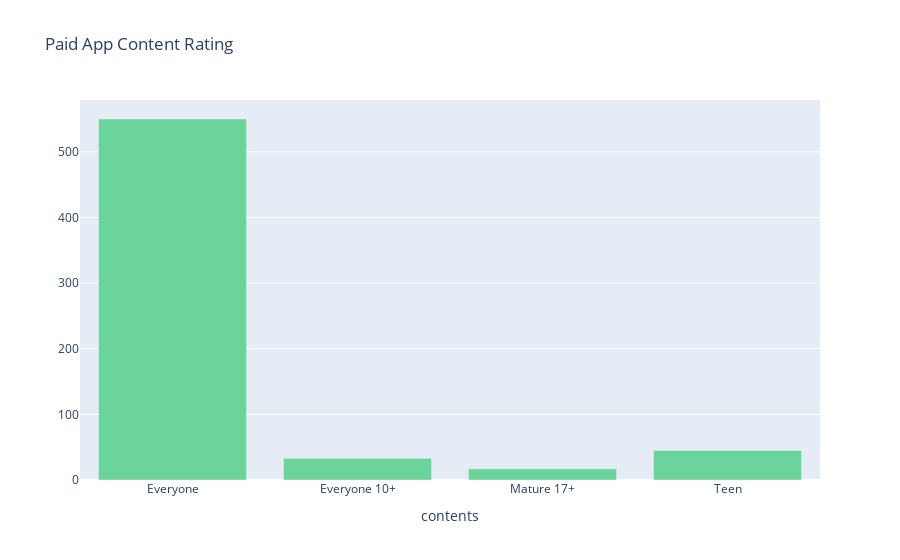

Here is the notebook cell this chart was saved with:
### Code cell
col='Content Rating'
v2=d2[col].value_counts().reset_index()
v2=v2.rename(columns={col:'count','index':col})
v2['percent']=v2['count'].apply(lambda x : 100*x/sum(v2['count']))
v2=v2.sort_values(col)
trace1 = go.Bar(x=v2[col], y=v2["count"], name="aid",  marker=dict(color="#6ad49b"))
layout={'title':"Paid App Content Rating",'xaxis':{'title':"contents"}}
fig = go.Figure(data=[trace1], layout=layout)
iplot(fig)

### Figure 1 — Plotly figure (JSON) as saved in the notebook; plotly's stock layout.template omitted (floating-point values rounded to 4 significant figures)
{"data": [{"marker": {"color": "#6ad49b"}, "name": "aid", "type": "bar", "x": ["Everyone", "Everyone 10+", "Mature 17+", "Teen"], "y": [550, 33, 17, 45]}], "layout": {"title": {"text": "Paid App Content Rating"}, "xaxis": {"title": {"text": "contents"}}}}
